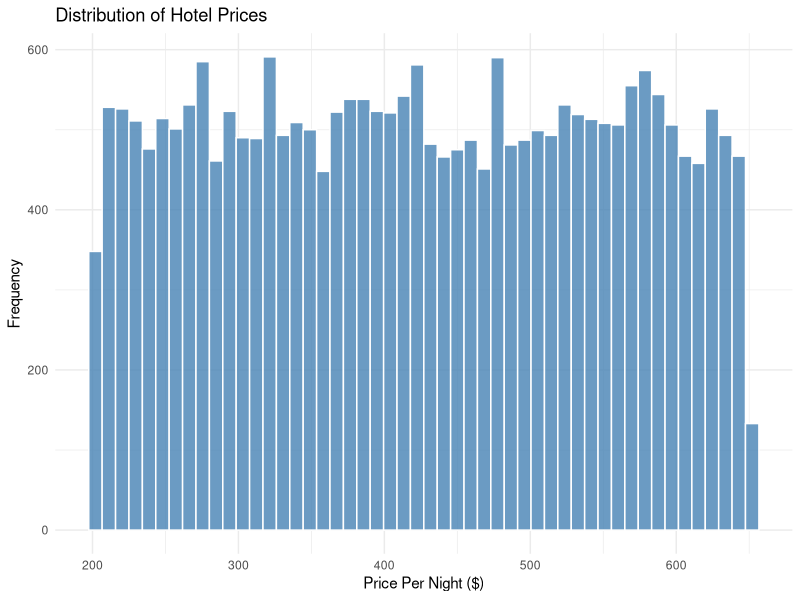
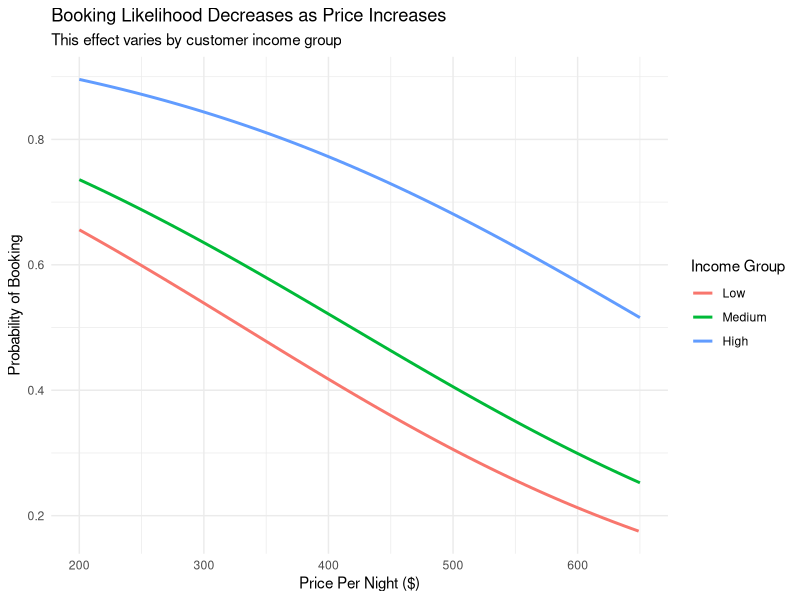
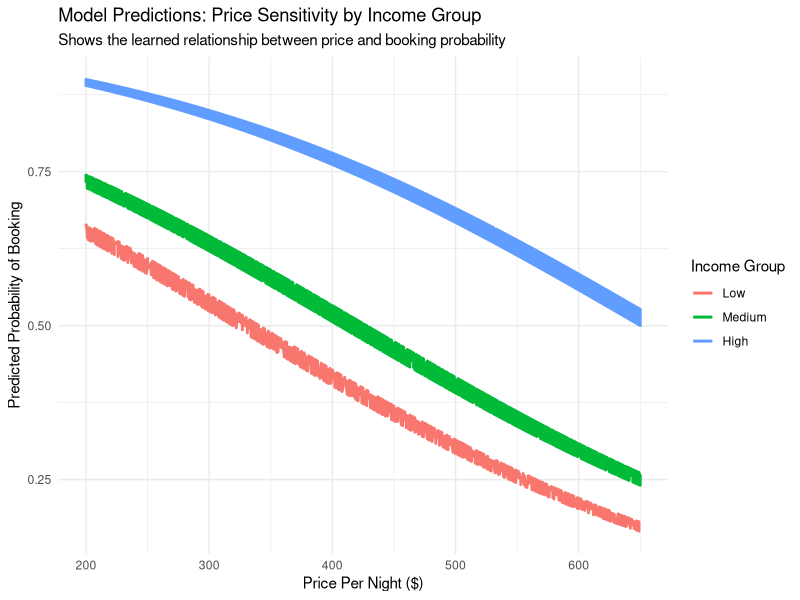

Reproduce these figures in R, in order.
# --------------------------------------------------------------------------
# Project: Analysis of Hotel Booking Price Sensitivity
# Author: Ruchira
# Date: 2025-09-26
# --------------------------------------------------------------------------

# --- 1. SETUP: LOAD LIBRARIES ---
# Loading all required packages.
library(dplyr)      # For data manipulation (e.g., filter, group_by, summarise)
library(ggplot2)    # For creating high-quality visualizations
library(broom)      # For tidying model output into clean data frames


# --- 2. DATA PREPARATION: LOAD AND CLEAN DATA ---
# Loading the synthetic dataset
hotel_data <- read.csv("synthetic_hotel_data.csv")

# Cleaning column names and creating derived variables for analysis.
hotel_data <- hotel_data %>%
  rename(Booked = `Booked.`) %>%
  # Converting key variables to the correct data types.
  mutate(
    Region = as.factor(Region),
    # Creating income groups from the continuous 'UserIncome' variable for segmented analysis.
    IncomeGroup = cut(UserIncome,
                      breaks = c(-Inf, 40000, 80000, Inf),
                      labels = c("Low", "Medium", "High"))
  )


# --- 3. EXPLORATORY DATA ANALYSIS (EDA) ---

# EDA Part A: Summary Statistics
# Calculating the average booking rate and price by region to spot any high-level differences.
booking_summary_by_region <- hotel_data %>%
  group_by(Region) %>%
  summarise(
    AverageBookingRate = mean(Booked),
    AveragePrice = mean(PricePerNight)
  ) %>%
  arrange(desc(AverageBookingRate))

print("--- Summary: Booking Rate by Region ---")
print(booking_summary_by_region)

# EDA Part B: Visualizations
# Visualizing the distribution of prices to understand its range and frequency.
ggplot(hotel_data, aes(x = PricePerNight)) +
  geom_histogram(bins = 50, fill = "steelblue", color = "white", alpha = 0.8) +
  labs(title = "Distribution of Hotel Prices", x = "Price Per Night ($)", y = "Frequency") +
  theme_minimal()

# Visualizing the core relationship: how price affects booking likelihood, segmented by income.
ggplot(hotel_data, aes(x = PricePerNight, y = Booked, color = IncomeGroup)) +
  geom_smooth(method = "glm", method.args = list(family = "binomial"), se = FALSE) +
  labs(
    title = "Booking Likelihood Decreases as Price Increases",
    subtitle = "This effect varies by customer income group",
    x = "Price Per Night ($)",
    y = "Probability of Booking",
    color = "Income Group"
  ) +
  theme_minimal()


# --- 4. MODELING ---

# Modeling Part A: Predicting Booking Likelihood (Logistic Regression)
# We use a logistic regression model (GLM with family="binomial") because the outcome
# is binary (0 for no, 1 for yes). This model estimates how each predictor affects the
# probability of a customer booking.
booking_model <- glm(Booked ~ PricePerNight * IncomeGroup + Region,
                     data = hotel_data,
                     family = "binomial")

print("--- Summary of Booking Likelihood Model (GLM) ---")
print(tidy(booking_model))


# Modeling Part B: Predicting Number of Nights Booked (Linear Regression)
# This model focuses only on successful bookings to see what factors influence the length of stay.
# First, we filter the dataset to include only customers who booked.
bookings_only <- hotel_data %>%
  filter(Booked == 1)

# Now, we build a standard linear model (LM) because 'Nights' is a continuous variable.
nights_model <- lm(Nights ~ PricePerNight + IncomeGroup + Region, data = bookings_only)

print("--- Summary of Nights Booked Model (LM) ---")
print(tidy(nights_model))


# --- 5. VISUALIZING MODEL PREDICTIONS ---
# This plot shows the relationship the model has learned between price and booking probability
# for each income group, holding other factors constant.
hotel_data$PredictedBookingProb <- predict(booking_model, newdata = hotel_data, type = "response")

ggplot(hotel_data, aes(x = PricePerNight, y = PredictedBookingProb, color = IncomeGroup)) +
  geom_line(aes(group = IncomeGroup), size = 1) +
  labs(
    title = "Model Predictions: Price Sensitivity by Income Group",
    subtitle = "Shows the learned relationship between price and booking probability",
    x = "Price Per Night ($)",
    y = "Predicted Probability of Booking",
    color = "Income Group"
  ) +
  theme_minimal()

# --- END OF SCRIPT ---
